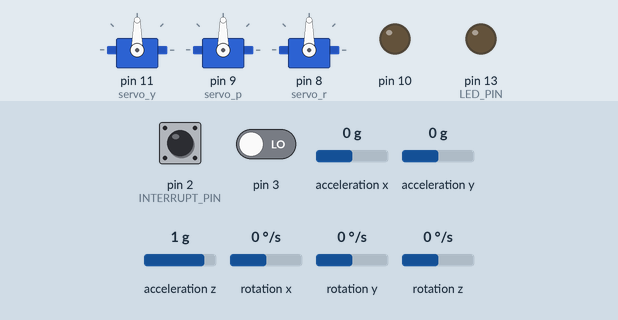
A sketch run on a simulated Arduino Uno, built with avr-gcc and run on an emulated ATmega328P. Parts: 3 × servo, output pins drawn as LEDs (lit = HIGH). The test bench sets the inputs (shaded band); at power-on: rotation z 0 °/s, acceleration x 0 g, acceleration y 0 g, acceleration z 1 g, pin 2 (INTERRUPT_PIN) LOW, pin 3 LOW, rotation x 0 °/s, rotation y 0 °/s. Storage starts empty; the sensor or clock chip raises its interrupt line as the real part does; what the sketch prints to the serial monitor is not drawn.

Above: at 1.7 s.
1.8 s: rotation z set to -192 °/s
4.8 s: acceleration x set to -1.4 g
At 6.76 s:
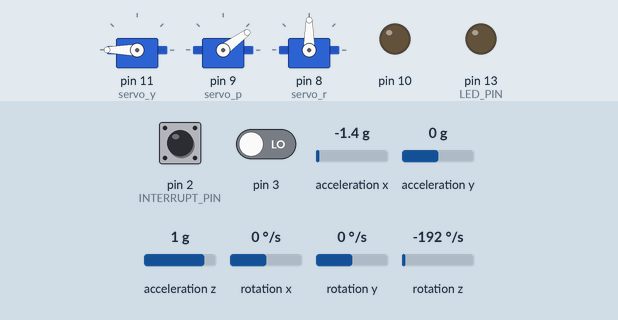
7.8 s: acceleration y set to -1.4 g
At 8.4 s:
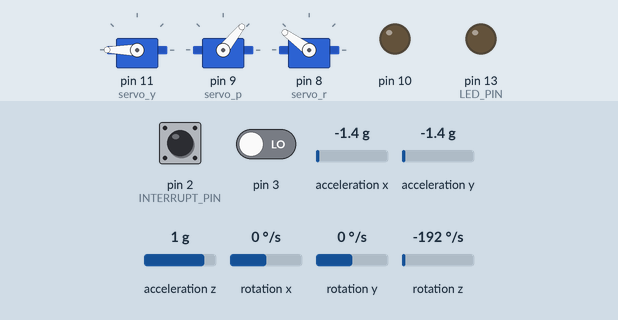
10.8 s: acceleration z set to -1.4 g
At 12.5 s:
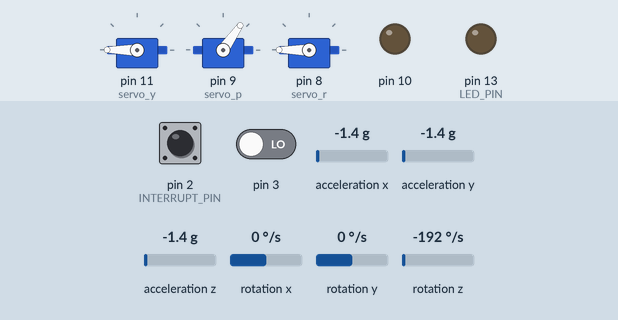
13.8 s: acceleration x set to -0.8 g
At 14.3 s:
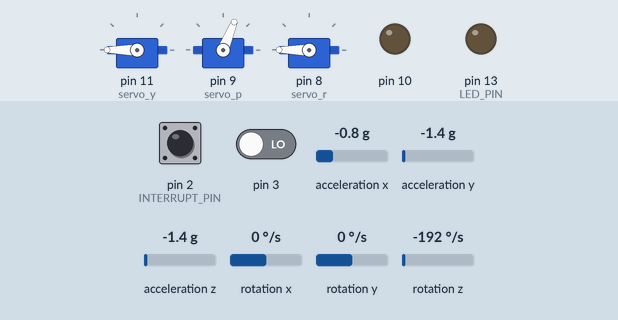
Timing chart, 0 to 17.8 s (numbered marks = the images above; inputs shaded):
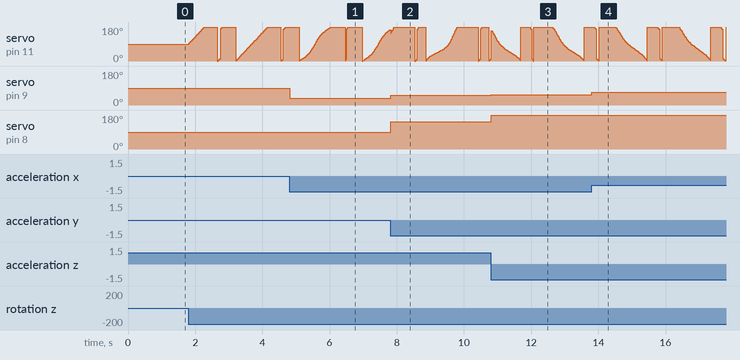

The sketch:

main.ino
```cpp
/* ===  FEEG2001 Group 11: Combined Gimbal and Logging Firmware  ===
 *
 * Pin  No.   |            Description          |
 * ==============================================
 * Pin  02    |   MPU Interrupt Pin             |
 * Pin  03    |   Toggle Pin                    |
 * Pin  08    |   Roll Servo                    |
 * Pin  09    |   Pitch Servo                   |
 * Pin  10    |   DataLogger Shield ChipSelect  |
 * Pin  11    |   Yaw Servo                     |
 * Pin  12    |   DMP Initialisation Status     |
 * Pin  13    |   MPU Status                    |
 * Pin  A4    |   MPU SDA                       |
 * Pin  A5    |   MPU SCL                       |
 */

// === Watchdog timer handling ===
#include <avr/wdt.h>

// === MPU required libraries ===
#include "I2Cdev.h"
#include "MPU6050_6Axis_MotionApps20.h"
#if I2CDEV_IMPLEMENTATION == I2CDEV_ARDUINO_WIRE
    #include <Wire.h>
#endif

// === Data logger required libraries ===
#include <SD.h>
#include <Wire.h>
#include "RTClib.h"

// === Gimbal required libraries ===
#include <Servo.h>

// === MPU initialisation ===
MPU6050 mpu (0x69);
#define OUTPUT_READABLE_YAWPITCHROLL      // to see the yaw/pitch/roll angles (in degrees) calculated from the quaternions coming from the FIFO.
#define INTERRUPT_PIN 2                   // use pin 2 on Arduino Uno & most boards
#define LED_PIN 13                        // MPU status now tied to Pin 13 LED
bool blinkState = false;

// === MPU control/status variables ===
bool dmpReady = false;                    // set true if DMP init was successful
uint8_t mpuIntStatus;                     // holds actual interrupt status byte from MPU
uint8_t devStatus;                        // return status after each device operation (0 = success, !0 = error)
uint16_t packetSize;                      // expected DMP packet size (default is 42 bytes)
uint16_t fifoCount;                       // count of all bytes currently in FIFO
uint8_t fifoBuffer[64];                   // FIFO storage buffer

// === Orientation/motion variables ===
Quaternion q;                             // [w, x, y, z]         quaternion container
VectorInt16 aa;                           // [x, y, z]            accel sensor measurements
VectorInt16 aaReal;                       // [x, y, z]            gravity-free accel sensor measurements
VectorInt16 aaWorld;                      // [x, y, z]            world-frame accel sensor measurements
VectorFloat gravity;                      // [x, y, z]            gravity vector
float euler[3];                           // [psi, theta, phi]    Euler angle container
float ypr[3];                             // [yaw, pitch, roll]   yaw/pitch/roll container and gravity vector

// === Interrupt detection routine ===
volatile bool mpuInterrupt = false;       // indicates whether MPU interrupt pin has gone high
void dmpDataReady() {
    mpuInterrupt = true;
}

// === DataLogger Initialisation ===
#define LOG_INTERVAL 1000
#define SYNC_INTERVAL 1000 // mills between calls to flush() - to write data to the card
uint32_t syncTime = 0; // time of last sync()

#define ECHO_TO_SERIAL   0 // echo data to serial port
#define WAIT_TO_START    0 // Wait for serial input in setup()
RTC_DS1307 RTC; // define the Real Time Clock object

// For the data logging shield, use digital pin 10 for the SD cs line
const int chipSelect = 10;

// Logging file object
File logfile;

// Exception handling
void error(char *str) {
    Serial.print("error: ");
    Serial.println(str);
    while(1);
}

// === Servo Initialisation ===
Servo servo_y, servo_p, servo_r;

// === Toggle Initialisation ===
volatile bool lock_flag;
volatile int pwm_value = 0;
volatile int prev_time = 0;

void rising() {
    attachInterrupt(1, falling, FALLING);
    prev_time = micros();
}

void falling() {
    attachInterrupt(1, rising, RISING);
    pwm_value = micros() - prev_time;
    // Serial.println(pwm_value);
    if (pwm_value < 1200){
        lock_flag = true;
    }
    else if (pwm_value > 1800){
        lock_flag = false;
    }
}


void setup() {
// === Serial Setup ===
    Serial.begin(115200);  // Change to project baud rate
    // Serial.print(F("Current date: "));
    // Serial.println(__DATE__);
    // Serial.print(F("Current time: "));
    // Serial.println(__TIME__);

// === MPU Setup ===
    // Join I2C bus
    #if I2CDEV_IMPLEMENTATION == I2CDEV_ARDUINO_WIRE
        Wire.begin();
        Wire.setClock(250000);
    #elif I2CDEV_IMPLEMENTATION == I2CDEV_BUILTIN_FASTWIRE
        Fastwire::setup(400, true);
    #endif

// === Initialise MPU device ===
    // Serial.println(F("Initialising I2C devices..."));
    mpu.initialize();
    pinMode(INTERRUPT_PIN, INPUT);

// === Verify connection ===
    // Serial.println(F("Testing device connections..."));
    Serial.println(mpu.testConnection() ? F("MPU6050 connection successful") : F("MPU6050 connection failed"));

// === Load and configure DMP ===
    //Serial.println(F("Initializing DMP..."));
    devStatus = mpu.dmpInitialize();

// === GYRO OFFSET HERE! ===
    mpu.setXGyroOffset(17);
    mpu.setYGyroOffset(-69);
    mpu.setZGyroOffset(27);
    mpu.setZAccelOffset(1551);

// === Verify MPU setup ===
    if (devStatus == 0) {
        // Calibration Time: generate offsets and calibrate our MPU6050
        // mpu.CalibrateAccel(6);
        // mpu.CalibrateGyro(6);
        // mpu.PrintActiveOffsets();

        // Turn on the DMP, now that it's ready
        // Serial.println(F("Enabling DMP..."));
        mpu.setDMPEnabled(true);

        // Enable Arduino interrupt detection
        // Serial.print(F("Enabling interrupt detection (Arduino external interrupt "));
        // Serial.print(digitalPinToInterrupt(INTERRUPT_PIN));
        // Serial.println(F(")..."));
        attachInterrupt(digitalPinToInterrupt(INTERRUPT_PIN), dmpDataReady, RISING);
        mpuIntStatus = mpu.getIntStatus();

        // Set our DMP Ready flag so the main loop() function knows it's okay to use it
        // Serial.println(F("DMP ready! Waiting for first interrupt..."));
        dmpReady = true;

        // Get expected DMP packet size for later comparison
        packetSize = mpu.dmpGetFIFOPacketSize();
    } else {
        // ERROR!
        // 1 = initial memory load failed
        // 2 = DMP configuration updates failed
        // (if it's going to break, usually the code will be 1)
        // Serial.print(F("DMP Initialization failed (code "));
        // Serial.print(devStatus);
        // Serial.println(F(")."));
    }

// === Configure LED for output ===
    pinMode(LED_PIN, OUTPUT);

// === DataLogger Setup ===

    // Initialise the SD card
    //  Serial.println(F("Initialising SD card..."));  // make sure that the default chip select pin is set to output, even if you don't use it:
    pinMode(10, OUTPUT);


    // See if the card is present and can be initialised:
    if (!SD.begin(chipSelect)) {
        error("Card failed, or not present");
    }
    Serial.println("card initialized.");

    // Create a new file
    char filename[] = "LOGGER00.CSV";
    for (uint8_t i = 0; i < 100; i++) {
        filename[6] = i/10 + '0';  // ASCII
        filename[7] = i%10 + '0';
        if (!SD.exists(filename)) {
            // only open a new file if it doesn't exist
            logfile = SD.open(filename, FILE_WRITE);
            break;  // leave the loop
        }
    }
    if (!logfile) {
        error("couldn't create file");
    }

    Wire.begin();
    if (!RTC.begin()) {
        logfile.println("RTC failed");
    }

    // Serial.print(F("Logging to: "));
    // Serial.println(filename);

// === Servo Set Up ===
    servo_y.attach(11);
    servo_p.attach(9);
    servo_r.attach(8);

// === Toggle Set Up ===
    attachInterrupt(1, rising, RISING);
    wdt_enable(WDTO_2S);  // if the watchdog is not called within 2 seconds, the microcontroller reboots
}


void loop() {
// === MPU Main Loop ===
    // If programming failed, don't try to do anything
    if (!dmpReady) return;
    // Read a packet from FIFO
    // Wait for MPU interrupt or extra packet(s) available
    while (!mpuInterrupt && fifoCount < packetSize) {
        if (mpuInterrupt && fifoCount < packetSize) {                     // try to get out of the infinite loop
            fifoCount = mpu.getFIFOCount();
        }                                                                 //if you are really paranoid you can frequently test in between other stuff to see if mpuInterrupt is true, and if so, "break;" from the while() loop to immediately process the MPU data
    }

    // Reset interrupt flag and get INT_STATUS byte
    mpuInterrupt = false;
    mpuIntStatus = mpu.getIntStatus();

    // Get current FIFO count
    fifoCount = mpu.getFIFOCount();

    // Check for overflow
    if ((mpuIntStatus & _BV(MPU6050_INTERRUPT_FIFO_OFLOW_BIT)) || fifoCount >= 1024) {
        mpu.resetFIFO();
        fifoCount = mpu.getFIFOCount();
        // Serial.println(F("FIFO overflow!"));
    } else if (mpuIntStatus & _BV(MPU6050_INTERRUPT_DMP_INT_BIT)) {
        mpu.getFIFOBytes(fifoBuffer, packetSize);
        fifoCount -= packetSize;

#ifdef OUTPUT_READABLE_YAWPITCHROLL // Display Euler angles in degrees
        mpu.dmpGetQuaternion(&q, fifoBuffer);
        mpu.dmpGetGravity(&gravity, &q);
        mpu.dmpGetYawPitchRoll(ypr, &q, &gravity);
        mpu.dmpGetLinearAccel(&aaReal, &aa, &gravity);


// === Gimbal Implementation ===
        // Lock gimbal if toggle is high
        if (lock_flag) {
            servo_y.write(90);
            servo_p.write(90);
            servo_r.write(90);
            Serial.println(lock_flag);
        } else {  // Else continue with gimbal operation
            ypr[0] *= 180 / M_PI;
            ypr[1] *= 180 / M_PI;
            ypr[2] *= 180 / M_PI;
            uint8_t servo0Value = map(ypr[0], -90, 90, 0, 180);
            uint8_t servo1Value = map(ypr[1], -90, 90, 0, 180);
            uint8_t servo2Value = map(ypr[2], -90, 90, 180, 0);
            Serial.println(lock_flag);

            // Control the servos according to the MPU6050 orientation
            servo_y.write(servo0Value);
            servo_p.write(servo1Value);
            servo_r.write(servo2Value);
        }
    }
#endif  // OUTPUT_READABLE_YAWPITCHROLL
    uint32_t m = millis();
    float dataArray[7] = {m, ypr[0], ypr[1], ypr[2], aaReal.x, aaReal.y, aaReal.z};
    String logString = "";

    for (uint8_t i = 0; i < 7; i++) {
        logString += String(dataArray[i]);
        if (i < 6) {
            logString += ",";
        }
    }
    Serial.println(logString);
    if ((millis() - syncTime) < SYNC_INTERVAL) return;
    syncTime = millis();
    logfile.println(String(logString));
    logfile.flush();
    wdt_reset();  // call the watchdog
}
```

Measured:
- after the input at 4.8 s, servo on pin 9 (servo_p): 90° → 36° at once
- after the input at 7.8 s, servo on pin 9 (servo_p): 36° → 51° at once; servo on pin 8 (servo_r): 90° → 144° at once
- after the input at 10.8 s, servo on pin 9 (servo_p): 51° → 55° at once; servo on pin 8 (servo_r): 144° → 180° at once
- after the input at 13.8 s, servo on pin 9 (servo_p): 55° → 68° at once
